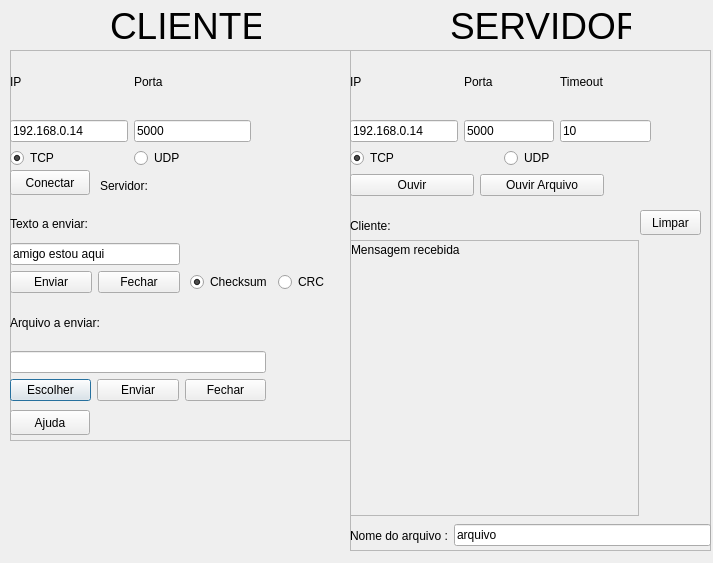
<?xml version="1.0" encoding="UTF-8"?>
<ui version="4.0">
 <class>Dialog</class>
 <widget class="QDialog" name="Dialog">
  <property name="geometry">
   <rect>
    <x>0</x>
    <y>0</y>
    <width>713</width>
    <height>563</height>
   </rect>
  </property>
  <property name="windowTitle">
   <string>TCP/UDP</string>
  </property>
  <widget class="QLabel" name="label_13">
   <property name="geometry">
    <rect>
     <x>110</x>
     <y>10</y>
     <width>151</width>
     <height>31</height>
    </rect>
   </property>
   <property name="font">
    <font>
     <pointsize>28</pointsize>
    </font>
   </property>
   <property name="text">
    <string>CLIENTE</string>
   </property>
  </widget>
  <widget class="QLabel" name="label_14">
   <property name="geometry">
    <rect>
     <x>450</x>
     <y>10</y>
     <width>181</width>
     <height>31</height>
    </rect>
   </property>
   <property name="font">
    <font>
     <pointsize>28</pointsize>
    </font>
   </property>
   <property name="text">
    <string>SERVIDOR</string>
   </property>
  </widget>
  <widget class="QFrame" name="frame">
   <property name="geometry">
    <rect>
     <x>10</x>
     <y>50</y>
     <width>341</width>
     <height>391</height>
    </rect>
   </property>
   <property name="sizePolicy">
    <sizepolicy hsizetype="Preferred" vsizetype="Minimum">
     <horstretch>0</horstretch>
     <verstretch>0</verstretch>
    </sizepolicy>
   </property>
   <property name="frameShape">
    <enum>QFrame::StyledPanel</enum>
   </property>
   <property name="frameShadow">
    <enum>QFrame::Raised</enum>
   </property>
   <widget class="QWidget" name="verticalLayoutWidget_8">
    <property name="geometry">
     <rect>
      <x>0</x>
      <y>250</y>
      <width>256</width>
      <height>101</height>
     </rect>
    </property>
    <layout class="QVBoxLayout" name="verticalLayout_8">
     <item>
      <widget class="QLabel" name="label_5">
       <property name="text">
        <string>Arquivo a enviar:</string>
       </property>
      </widget>
     </item>
     <item>
      <widget class="QLineEdit" name="LEimgenviar">
       <property name="text">
        <string/>
       </property>
      </widget>
     </item>
     <item>
      <layout class="QHBoxLayout" name="horizontalLayout_5">
       <item>
        <widget class="QPushButton" name="PBescolherimg">
         <property name="sizePolicy">
          <sizepolicy hsizetype="Minimum" vsizetype="Fixed">
           <horstretch>0</horstretch>
           <verstretch>0</verstretch>
          </sizepolicy>
         </property>
         <property name="maximumSize">
          <size>
           <width>89</width>
           <height>25</height>
          </size>
         </property>
         <property name="text">
          <string>Escolher</string>
         </property>
        </widget>
       </item>
       <item>
        <widget class="QPushButton" name="PBenviarimg">
         <property name="sizePolicy">
          <sizepolicy hsizetype="Minimum" vsizetype="Fixed">
           <horstretch>0</horstretch>
           <verstretch>0</verstretch>
          </sizepolicy>
         </property>
         <property name="maximumSize">
          <size>
           <width>89</width>
           <height>25</height>
          </size>
         </property>
         <property name="text">
          <string>Enviar</string>
         </property>
        </widget>
       </item>
       <item>
        <widget class="QPushButton" name="PBfecharimg">
         <property name="text">
          <string>Fechar</string>
         </property>
        </widget>
       </item>
      </layout>
     </item>
    </layout>
   </widget>
   <widget class="QWidget" name="verticalLayoutWidget_7">
    <property name="geometry">
     <rect>
      <x>0</x>
      <y>160</y>
      <width>170</width>
      <height>83</height>
     </rect>
    </property>
    <layout class="QVBoxLayout" name="verticalLayout_7">
     <item>
      <widget class="QLabel" name="label_2">
       <property name="text">
        <string>Texto a enviar:</string>
       </property>
      </widget>
     </item>
     <item>
      <widget class="QLineEdit" name="LEmsgenviar">
       <property name="text">
        <string>amigo estou aqui</string>
       </property>
      </widget>
     </item>
     <item>
      <layout class="QHBoxLayout" name="horizontalLayout_4">
       <item>
        <widget class="QPushButton" name="PBenviar">
         <property name="sizePolicy">
          <sizepolicy hsizetype="Minimum" vsizetype="Fixed">
           <horstretch>0</horstretch>
           <verstretch>0</verstretch>
          </sizepolicy>
         </property>
         <property name="maximumSize">
          <size>
           <width>89</width>
           <height>25</height>
          </size>
         </property>
         <property name="text">
          <string>Enviar</string>
         </property>
        </widget>
       </item>
       <item>
        <widget class="QPushButton" name="PBfechar">
         <property name="text">
          <string>Fechar</string>
         </property>
        </widget>
       </item>
      </layout>
     </item>
    </layout>
   </widget>
   <widget class="QPushButton" name="PBconectar">
    <property name="geometry">
     <rect>
      <x>0</x>
      <y>120</y>
      <width>80</width>
      <height>25</height>
     </rect>
    </property>
    <property name="text">
     <string>Conectar</string>
    </property>
   </widget>
   <widget class="QWidget" name="verticalLayoutWidget_4">
    <property name="geometry">
     <rect>
      <x>0</x>
      <y>0</y>
      <width>241</width>
      <height>118</height>
     </rect>
    </property>
    <layout class="QVBoxLayout" name="verticalLayout_4">
     <item>
      <layout class="QHBoxLayout" name="horizontalLayout_2">
       <item>
        <layout class="QVBoxLayout" name="verticalLayout_2">
         <item>
          <widget class="QLabel" name="label_3">
           <property name="text">
            <string>IP</string>
           </property>
          </widget>
         </item>
         <item>
          <widget class="QLineEdit" name="LEip">
           <property name="text">
            <string>192.168.0.14</string>
           </property>
          </widget>
         </item>
        </layout>
       </item>
       <item>
        <layout class="QVBoxLayout" name="verticalLayout_3">
         <item>
          <widget class="QLabel" name="label_4">
           <property name="text">
            <string>Porta</string>
           </property>
          </widget>
         </item>
         <item>
          <widget class="QLineEdit" name="LEporta">
           <property name="text">
            <string>5000</string>
           </property>
          </widget>
         </item>
        </layout>
       </item>
      </layout>
     </item>
     <item>
      <layout class="QHBoxLayout" name="horizontalLayout">
       <item>
        <widget class="QRadioButton" name="Rtcp">
         <property name="text">
          <string>TCP</string>
         </property>
         <property name="checked">
          <bool>true</bool>
         </property>
        </widget>
       </item>
       <item>
        <widget class="QRadioButton" name="Rudp">
         <property name="text">
          <string>UDP</string>
         </property>
        </widget>
       </item>
      </layout>
     </item>
    </layout>
   </widget>
   <widget class="QPushButton" name="PBhelp">
    <property name="geometry">
     <rect>
      <x>0</x>
      <y>360</y>
      <width>80</width>
      <height>25</height>
     </rect>
    </property>
    <property name="sizePolicy">
     <sizepolicy hsizetype="Minimum" vsizetype="Fixed">
      <horstretch>0</horstretch>
      <verstretch>0</verstretch>
     </sizepolicy>
    </property>
    <property name="maximumSize">
     <size>
      <width>89</width>
      <height>25</height>
     </size>
    </property>
    <property name="text">
     <string>Ajuda</string>
    </property>
   </widget>
   <widget class="QWidget" name="horizontalLayoutWidget_4">
    <property name="geometry">
     <rect>
      <x>90</x>
      <y>120</y>
      <width>191</width>
      <height>31</height>
     </rect>
    </property>
    <layout class="QHBoxLayout" name="horizontalLayout_15">
     <item>
      <widget class="QLabel" name="label_15">
       <property name="sizePolicy">
        <sizepolicy hsizetype="Maximum" vsizetype="Minimum">
         <horstretch>0</horstretch>
         <verstretch>0</verstretch>
        </sizepolicy>
       </property>
       <property name="text">
        <string>Servidor:</string>
       </property>
      </widget>
     </item>
     <item>
      <widget class="QLabel" name="Lservidor">
       <property name="sizePolicy">
        <sizepolicy hsizetype="Minimum" vsizetype="Minimum">
         <horstretch>0</horstretch>
         <verstretch>0</verstretch>
        </sizepolicy>
       </property>
       <property name="text">
        <string/>
       </property>
      </widget>
     </item>
    </layout>
   </widget>
   <widget class="QWidget" name="layoutWidget_2">
    <property name="geometry">
     <rect>
      <x>180</x>
      <y>220</y>
      <width>159</width>
      <height>25</height>
     </rect>
    </property>
    <layout class="QHBoxLayout" name="horizontalLayout_9">
     <item>
      <widget class="QRadioButton" name="Rchecksum">
       <property name="text">
        <string>Checksum</string>
       </property>
       <property name="checked">
        <bool>true</bool>
       </property>
      </widget>
     </item>
     <item>
      <widget class="QRadioButton" name="Rcrc">
       <property name="text">
        <string>CRC</string>
       </property>
      </widget>
     </item>
    </layout>
   </widget>
  </widget>
  <widget class="QFrame" name="frame_2">
   <property name="geometry">
    <rect>
     <x>350</x>
     <y>50</y>
     <width>361</width>
     <height>501</height>
    </rect>
   </property>
   <property name="frameShape">
    <enum>QFrame::StyledPanel</enum>
   </property>
   <property name="frameShadow">
    <enum>QFrame::Raised</enum>
   </property>
   <widget class="QWidget" name="horizontalLayoutWidget_3">
    <property name="geometry">
     <rect>
      <x>0</x>
      <y>120</y>
      <width>254</width>
      <height>31</height>
     </rect>
    </property>
    <layout class="QHBoxLayout" name="horizontalLayout_3">
     <item>
      <widget class="QPushButton" name="PBouvir">
       <property name="sizePolicy">
        <sizepolicy hsizetype="Minimum" vsizetype="Fixed">
         <horstretch>0</horstretch>
         <verstretch>0</verstretch>
        </sizepolicy>
       </property>
       <property name="text">
        <string>Ouvir</string>
       </property>
      </widget>
     </item>
     <item>
      <widget class="QPushButton" name="PBouvirimg">
       <property name="sizePolicy">
        <sizepolicy hsizetype="Minimum" vsizetype="Fixed">
         <horstretch>0</horstretch>
         <verstretch>0</verstretch>
        </sizepolicy>
       </property>
       <property name="text">
        <string>Ouvir Arquivo</string>
       </property>
      </widget>
     </item>
    </layout>
   </widget>
   <widget class="QWidget" name="verticalLayoutWidget_9">
    <property name="geometry">
     <rect>
      <x>0</x>
      <y>0</y>
      <width>301</width>
      <height>118</height>
     </rect>
    </property>
    <layout class="QVBoxLayout" name="verticalLayout_9">
     <item>
      <layout class="QHBoxLayout" name="horizontalLayout_7">
       <item>
        <layout class="QVBoxLayout" name="verticalLayout_10">
         <item>
          <widget class="QLabel" name="label_7">
           <property name="text">
            <string>IP</string>
           </property>
          </widget>
         </item>
         <item>
          <widget class="QLineEdit" name="LEip_2">
           <property name="sizePolicy">
            <sizepolicy hsizetype="Minimum" vsizetype="Fixed">
             <horstretch>0</horstretch>
             <verstretch>0</verstretch>
            </sizepolicy>
           </property>
           <property name="text">
            <string>192.168.0.14</string>
           </property>
          </widget>
         </item>
        </layout>
       </item>
       <item>
        <layout class="QVBoxLayout" name="verticalLayout_11">
         <item>
          <widget class="QLabel" name="label_8">
           <property name="sizePolicy">
            <sizepolicy hsizetype="Maximum" vsizetype="Preferred">
             <horstretch>0</horstretch>
             <verstretch>0</verstretch>
            </sizepolicy>
           </property>
           <property name="text">
            <string>Porta</string>
           </property>
          </widget>
         </item>
         <item>
          <widget class="QLineEdit" name="LEporta_2">
           <property name="text">
            <string>5000</string>
           </property>
          </widget>
         </item>
        </layout>
       </item>
       <item>
        <layout class="QVBoxLayout" name="verticalLayout_17">
         <item>
          <widget class="QLabel" name="label_16">
           <property name="sizePolicy">
            <sizepolicy hsizetype="Maximum" vsizetype="Preferred">
             <horstretch>0</horstretch>
             <verstretch>0</verstretch>
            </sizepolicy>
           </property>
           <property name="text">
            <string>Timeout</string>
           </property>
          </widget>
         </item>
         <item>
          <widget class="QLineEdit" name="LEtimeout">
           <property name="text">
            <string>10</string>
           </property>
          </widget>
         </item>
        </layout>
       </item>
      </layout>
     </item>
     <item>
      <layout class="QHBoxLayout" name="horizontalLayout_8">
       <item>
        <widget class="QRadioButton" name="Rtcp_2">
         <property name="text">
          <string>TCP</string>
         </property>
         <property name="checked">
          <bool>true</bool>
         </property>
        </widget>
       </item>
       <item>
        <widget class="QRadioButton" name="Rudp_2">
         <property name="text">
          <string>UDP</string>
         </property>
        </widget>
       </item>
      </layout>
     </item>
    </layout>
   </widget>
   <widget class="QWidget" name="verticalLayoutWidget_6">
    <property name="geometry">
     <rect>
      <x>0</x>
      <y>190</y>
      <width>361</width>
      <height>278</height>
     </rect>
    </property>
    <layout class="QVBoxLayout" name="verticalLayout_6">
     <property name="sizeConstraint">
      <enum>QLayout::SetFixedSize</enum>
     </property>
     <item>
      <widget class="QScrollArea" name="scrollArea">
       <property name="sizePolicy">
        <sizepolicy hsizetype="MinimumExpanding" vsizetype="MinimumExpanding">
         <horstretch>0</horstretch>
         <verstretch>0</verstretch>
        </sizepolicy>
       </property>
       <property name="minimumSize">
        <size>
         <width>289</width>
         <height>276</height>
        </size>
       </property>
       <property name="widgetResizable">
        <bool>true</bool>
       </property>
       <widget class="QWidget" name="scrollAreaWidgetContents">
        <property name="geometry">
         <rect>
          <x>0</x>
          <y>0</y>
          <width>357</width>
          <height>274</height>
         </rect>
        </property>
        <widget class="QLabel" name="label2">
         <property name="geometry">
          <rect>
           <x>0</x>
           <y>0</y>
           <width>137</width>
           <height>17</height>
          </rect>
         </property>
         <property name="sizePolicy">
          <sizepolicy hsizetype="Fixed" vsizetype="Fixed">
           <horstretch>0</horstretch>
           <verstretch>0</verstretch>
          </sizepolicy>
         </property>
         <property name="autoFillBackground">
          <bool>true</bool>
         </property>
         <property name="text">
          <string>Mensagem recebida</string>
         </property>
        </widget>
       </widget>
      </widget>
     </item>
    </layout>
   </widget>
   <widget class="QWidget" name="layoutWidget">
    <property name="geometry">
     <rect>
      <x>0</x>
      <y>470</y>
      <width>361</width>
      <height>31</height>
     </rect>
    </property>
    <layout class="QHBoxLayout" name="horizontalLayout_6">
     <item>
      <widget class="QLabel" name="label_6">
       <property name="text">
        <string>Nome do arquivo :</string>
       </property>
      </widget>
     </item>
     <item>
      <widget class="QLineEdit" name="LEarq">
       <property name="text">
        <string>arquivo</string>
       </property>
      </widget>
     </item>
    </layout>
   </widget>
   <widget class="QWidget" name="horizontalLayoutWidget_2">
    <property name="geometry">
     <rect>
      <x>0</x>
      <y>160</y>
      <width>281</width>
      <height>31</height>
     </rect>
    </property>
    <layout class="QHBoxLayout" name="horizontalLayout_14">
     <item>
      <widget class="QLabel" name="label">
       <property name="sizePolicy">
        <sizepolicy hsizetype="Maximum" vsizetype="Minimum">
         <horstretch>0</horstretch>
         <verstretch>0</verstretch>
        </sizepolicy>
       </property>
       <property name="text">
        <string>Cliente:</string>
       </property>
      </widget>
     </item>
     <item>
      <widget class="QLabel" name="Lcliente">
       <property name="sizePolicy">
        <sizepolicy hsizetype="Minimum" vsizetype="Minimum">
         <horstretch>0</horstretch>
         <verstretch>0</verstretch>
        </sizepolicy>
       </property>
       <property name="text">
        <string/>
       </property>
      </widget>
     </item>
    </layout>
   </widget>
   <widget class="QPushButton" name="PBlimpar">
    <property name="geometry">
     <rect>
      <x>290</x>
      <y>160</y>
      <width>61</width>
      <height>25</height>
     </rect>
    </property>
    <property name="sizePolicy">
     <sizepolicy hsizetype="Maximum" vsizetype="Fixed">
      <horstretch>0</horstretch>
      <verstretch>0</verstretch>
     </sizepolicy>
    </property>
    <property name="text">
     <string>Limpar</string>
    </property>
   </widget>
  </widget>
 </widget>
 <resources/>
 <connections/>
</ui>
